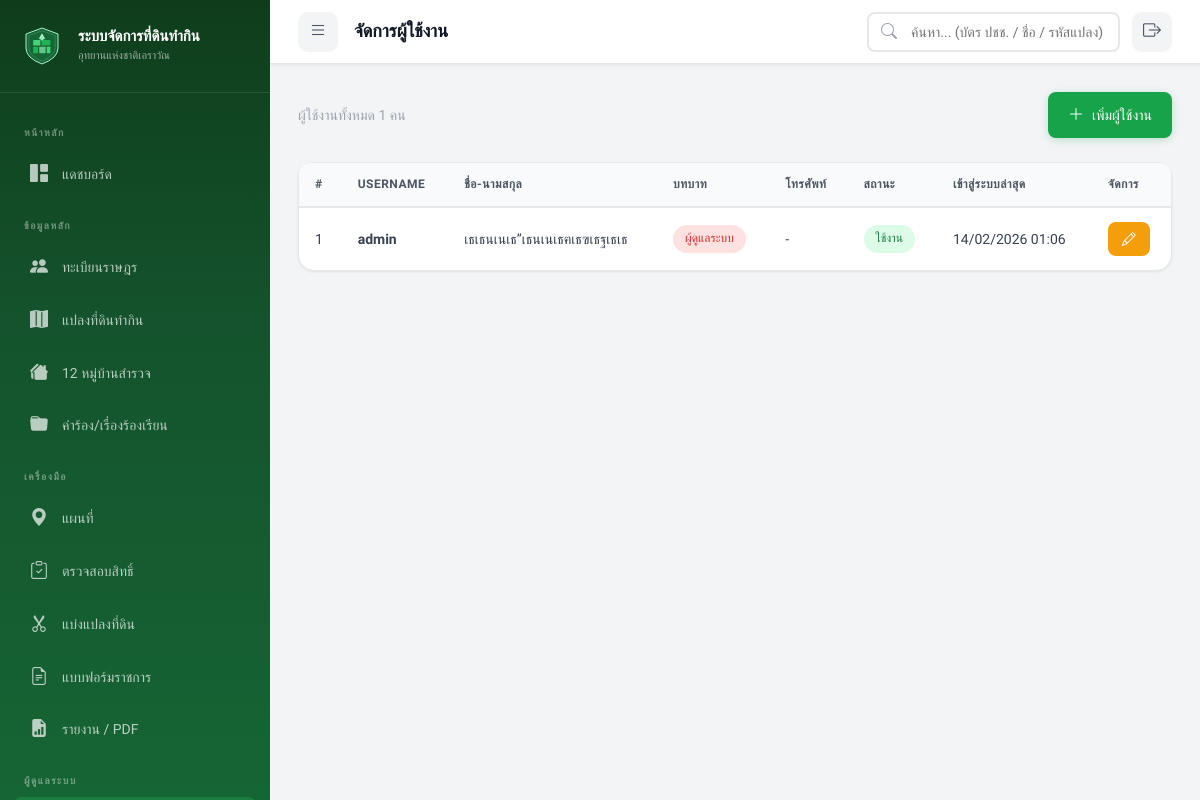
The app's page /index.php?page=users (signed in) with its own data.
### tables this page shows
CREATE TABLE `users` (
  `user_id` int(11) NOT NULL AUTO_INCREMENT,
  `username` varchar(50) NOT NULL,
  `password_hash` varchar(255) NOT NULL,
  `full_name` varchar(100) NOT NULL,
  `role` enum('admin','officer','viewer') NOT NULL DEFAULT 'officer',
  `phone` varchar(15) DEFAULT NULL,
  `email` varchar(100) DEFAULT NULL,
  `is_active` tinyint(1) NOT NULL DEFAULT 1,
  `last_login` datetime DEFAULT NULL,
  `created_at` datetime DEFAULT current_timestamp(),
  `updated_at` datetime DEFAULT current_timestamp() ON UPDATE current_timestamp(),
  PRIMARY KEY (`user_id`),
  UNIQUE KEY `username` (`username`)
);

### views/users/list.php (the view, shortened to what this page needs)
<?php
$db = getDB();
$users = $db->query("SELECT * FROM users ORDER BY created_at DESC")->fetchAll();
?>
<div class="d-flex justify-between align-center mb-3">
    <p class="text-muted">ผู้ใช้งานทั้งหมด
        <?= count($users) ?> คน
    </p>
    <a href="index.php?page=users&action=create" class="btn btn-primary">
        <i class="bi bi-plus-lg"></i> เพิ่มผู้ใช้งาน
    </a>
</div>
<div class="card">
    <div class="card-body" style="padding:0;">
        <div class="table-container">
            <table>
                <thead>
                    <tr>
                        <th>#</th>
                        <th>Username</th>
                        <th>ชื่อ-นามสกุล</th>
                        <th>บทบาท</th>
                        <th>โทรศัพท์</th>
                        <th>สถานะ</th>
                        <th>เข้าสู่ระบบล่าสุด</th>
                        <th>จัดการ</th>
                    </tr>
                </thead>
                <tbody>
                    <?php foreach ($users as $i => $u): ?>
                        <tr>
                            <td>
                                <?= $i + 1 ?>
                            </td>
                            <td><strong>
                                    <?= htmlspecialchars($u['username']) ?>
                                </strong></td>
                            <td>
                                <?= htmlspecialchars($u['full_name']) ?>
                            </td>
                            <td>
                                <?php $roleBadge = match ($u['role']) { 'admin' => 'badge-danger', 'officer' => 'badge-info', 'viewer' => 'badge-gray', default => 'badge-gray'}; ?>
                                <span class="badge <?= $roleBadge ?>">
                                    <?= ROLE_LABELS[$u['role']] ?? $u['role'] ?>
                                </span>
                            </td>
                            <td>
                                <?= htmlspecialchars($u['phone'] ?? '-') ?>
                            </td>
                            <td>
                                <?php if ($u['is_active']): ?>
                                    <span class="badge badge-success">ใช้งาน</span>
                                <?php else: ?>
                                    <span class="badge badge-gray">ปิดใช้งาน</span>
                                <?php endif; ?>
                            </td>
                            <td>
                                <?= $u['last_login'] ? date('d/m/Y H:i', strtotime($u['last_login'])) : 'ยังไม่เคย' ?>
                            </td>
                            <td>
                                <a href="index.php?page=users&action=edit&id=<?= $u['user_id'] ?>"
                                    class="btn btn-warning btn-sm">
                                    <i class="bi bi-pencil"></i>
                                </a>
                            </td>
                        </tr>
                    <?php endforeach; ?>
                </tbody>
            </table>
        </div>
    </div>
</div>

### assets/css/style.css (style rules this page uses)
:root { --primary-50: #f0fdf4; --primary-100: #dcfce7; --primary-200: #bbf7d0; --primary-300: #86efac; --primary-400: #4ade80; --primary-500: #22c55e; --primary-600: #16a34a; --primary-700: #15803d; --primary-800: #166534; --primary-900: #14532d; --gray-50: #f9fafb; --gray-100: #f3f4f6; --gray-200: #e5e7eb; --gray-300: #d1d5db; --gray-400: #9ca3af; --gray-500: #6b7280; --gray-600: #4b5563; --gray-700: #374151; --gray-800: #1f2937; --gray-900: #111827; --success: #22c55e; --warning: #f59e0b; --danger: #ef4444; --info: #3b82f6; --orange: #f97316; --sidebar-width: 270px; --sidebar-collapsed: 70px; --topbar-height: 64px; --border-radius: 12px; --border-radius-lg: 16px; --border-radius-sm: 8px; --shadow-sm: 0 1px 3px rgba(0, 0, 0, 0.08); --shadow-md: 0 4px 12px rgba(0, 0, 0, 0.1); --shadow-lg: 0 10px 30px rgba(0, 0, 0, 0.12); --shadow-xl: 0 20px 50px rgba(0, 0, 0, 0.15); --transition: all 0.3s cubic-bezier(0.4, 0, 0.2, 1); }
*, *::before, *::after { box-sizing: border-box; margin: 0; padding: 0; }
body { font-family: 'Prompt', -apple-system, BlinkMacSystemFont, sans-serif; font-size: 14px; color: var(--gray-800); background: var(--gray-100); line-height: 1.6; min-height: 100vh; }
a { text-decoration: none; color: inherit; }
.card { background: white; border-radius: var(--border-radius-lg); border: 1px solid var(--gray-200); box-shadow: var(--shadow-sm); transition: var(--transition); }
.card-body { padding: 24px; }
.table-container { overflow-x: auto; border-radius: var(--border-radius); }
table { width: 100%; border-collapse: collapse; }
table thead th { background: var(--gray-50); padding: 12px 16px; text-align: left; font-size: 12px; font-weight: 600; color: var(--gray-600); text-transform: uppercase; letter-spacing: 0.5px; border-bottom: 2px solid var(--gray-200); white-space: nowrap; }
table tbody td { padding: 14px 16px; border-bottom: 1px solid var(--gray-100); font-size: 14px; color: var(--gray-700); }
table tbody tr:last-child td { border-bottom: none; }
.btn { display: inline-flex; align-items: center; gap: 8px; padding: 10px 20px; border: none; border-radius: var(--border-radius-sm); font-family: 'Prompt', sans-serif; font-size: 14px; font-weight: 500; cursor: pointer; transition: var(--transition); white-space: nowrap; }
.btn i { font-size: 16px; }
.btn-primary { background: var(--primary-600); color: white; box-shadow: 0 2px 8px rgba(22, 163, 74, 0.25); }
.btn-warning { background: var(--warning); color: white; }
.btn-sm { padding: 6px 14px; font-size: 13px; }
.btn-sm i { font-size: 14px; }
.badge { display: inline-flex; align-items: center; gap: 4px; padding: 4px 12px; border-radius: 20px; font-size: 12px; font-weight: 500; }
.badge-success { background: #dcfce7; color: #15803d; }
.badge-danger { background: #fee2e2; color: #dc2626; }
.text-muted { color: var(--gray-400); }
.mb-3 { margin-bottom: 24px; }
.d-flex { display: flex; }
.align-center { align-items: center; }
.justify-between { justify-content: space-between; }

### records on screen
users: username "admin", full_name "เธเธนเนเธ”เธนเนเธฅเธฃเธฐเธเธ", role "ผู้ดูแลระบบ", phone "-", is_active "ใช้งาน", last_login "14/02/2026 01:06"

### other values on screen
APP_NAME "ระบบจัดการที่ดินทำกิน"
APP_SUBTITLE "อุทยานแห่งชาติเอราวัณ"
$pageTitle "จัดการผู้ใช้งาน"
count($users) "1"
